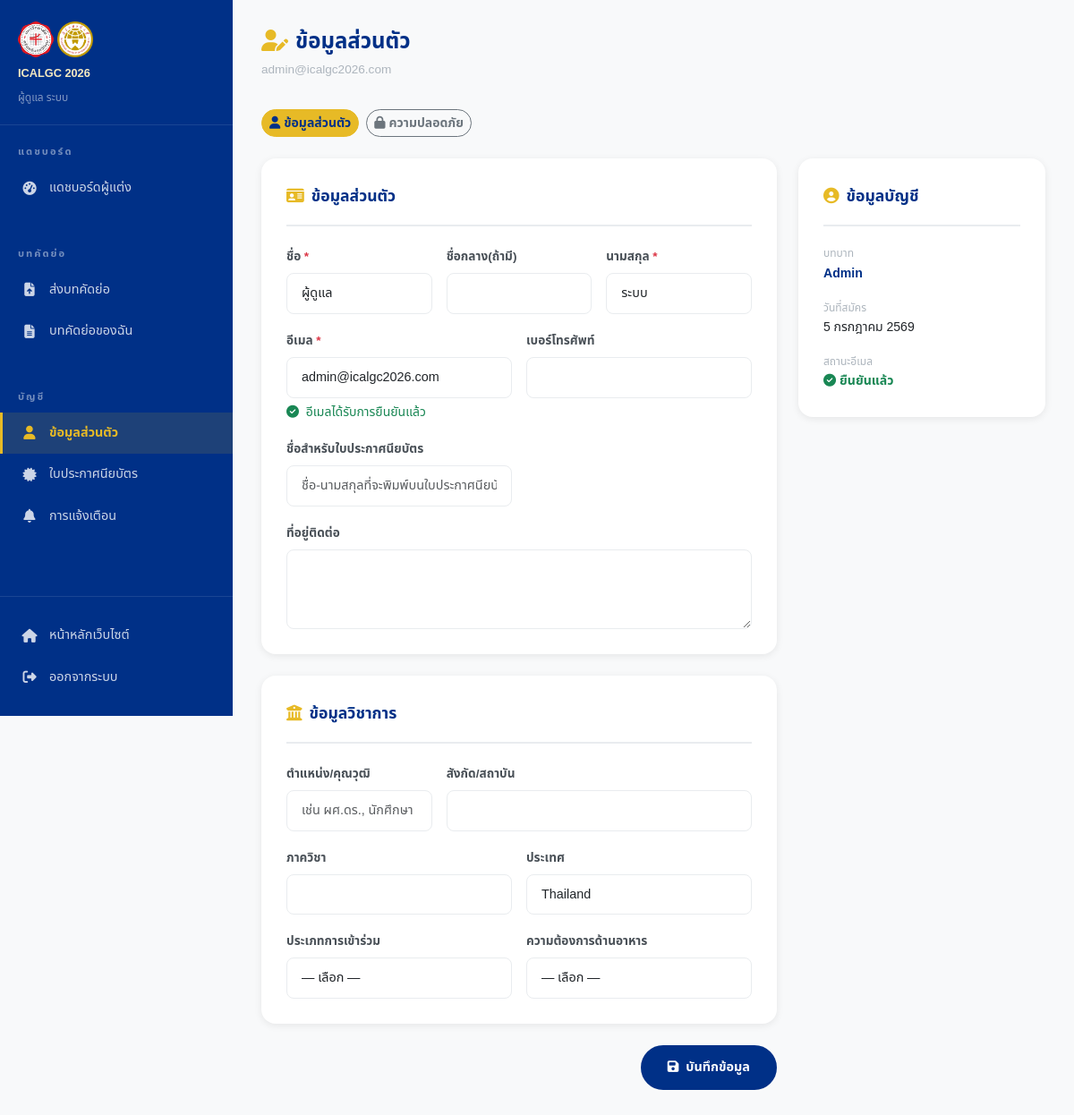
The page /author/profile.php (signed in) on the database its author committed.
### tables this page shows
CREATE TABLE IF NOT EXISTS users (
    id              INT UNSIGNED AUTO_INCREMENT PRIMARY KEY,
    role            VARCHAR(20) NOT NULL DEFAULT 'author' CHECK (role IN ('author','reviewer','admin')),
    title           VARCHAR(20),
    first_name      VARCHAR(100) NOT NULL,
    middle_name     VARCHAR(100),
    last_name       VARCHAR(100) NOT NULL,
    cert_name       VARCHAR(255),
    email           VARCHAR(255) UNIQUE NOT NULL,
    phone           VARCHAR(30),
    affiliation     VARCHAR(255),
    department      VARCHAR(100),
    position        VARCHAR(100),
    country         VARCHAR(100) DEFAULT 'Thailand',
    expertise       TEXT,
    participation_type VARCHAR(20) DEFAULT NULL CHECK (participation_type IN ('presenter','coauthor','participant','student')),
    dietary         VARCHAR(30) DEFAULT NULL,
    dietary_allergy TEXT DEFAULT NULL,
    mailing_address TEXT DEFAULT NULL,
    password_hash   VARCHAR(255) NOT NULL,
    email_verified  BOOLEAN NOT NULL DEFAULT FALSE,
    account_status  VARCHAR(20) NOT NULL DEFAULT 'active' CHECK (account_status IN ('active','suspended','pending')),
    preferred_lang  VARCHAR(5) NOT NULL DEFAULT 'th' CHECK (preferred_lang IN ('th','en')),
    created_at      TIMESTAMP NOT NULL DEFAULT CURRENT_TIMESTAMP,
    updated_at      TIMESTAMP NOT NULL DEFAULT CURRENT_TIMESTAMP ON UPDATE CURRENT_TIMESTAMP,
    INDEX idx_users_email (email),
    INDEX idx_users_role  (role)
);

### app/helpers/functions.php (called while the page is built, shortened)
<?php
function lang(): string
{
    return $_SESSION['lang'] ?? DEFAULT_LANG;
}
function e(string $s): string
{
    return htmlspecialchars($s, ENT_QUOTES | ENT_HTML5, 'UTF-8');
}
function humanDate(string $dateStr, string $lang = ''): string
{
    $ts = strtotime($dateStr);
    if ($lang === 'th') {
        $monthsTh = ['','มกราคม','กุมภาพันธ์','มีนาคม','เมษายน','พฤษภาคม','มิถุนายน',
                       'กรกฎาคม','สิงหาคม','กันยายน','ตุลาคม','พฤศจิกายน','ธันวาคม'];
        $year     = (int)date('Y', $ts) + 543;
        return date('j', $ts) . ' ' . $monthsTh[(int)date('n', $ts)] . ' ' . $year;
    }
    return date('j F Y', $ts);
}
function get(string $key, mixed $default = ''): mixed
{
    return $_GET[$key] ?? $default;
}

### public/author/profile.php (the view, shortened to what this page needs)
<?php
$user   = Auth::user();
$_lang  = lang();
$appUrl = APP_URL;
$uid    = $user['id'];
$tabView  = get('tab', 'profile');
try {
    $db = Database::getInstance();
    $stmt = $db->prepare("SELECT * FROM users WHERE id = :uid");
    $stmt->execute([':uid' => $uid]);
    $dbUser = $stmt->fetch();
} catch (\Throwable $e) {
    error_log($e->getMessage());
    $dbUser = $user;
}
$pageTitle  = $_lang==='th' ? 'ข้อมูลส่วนตัว' : 'My Profile';
?>
<!DOCTYPE html>
<html lang="<?= $_lang ?>">
<head>
  <link href="https://cdn.jsdelivr.net/npm/bootstrap@5.3.3/dist/css/bootstrap.min.css" rel="stylesheet">
  <link href="https://cdnjs.cloudflare.com/ajax/libs/font-awesome/6.5.0/css/all.min.css" rel="stylesheet">
  <link rel="stylesheet" href="<?= $appUrl ?>/assets/css/style.css">
</head>
<body>
<div class="dashboard-wrap">
  <?php require_once __DIR__ . '/../../app/helpers/sidebar_author.php'; ?>
  <main class="dashboard-content">
    <div class="dash-header">
      <h1 class="dash-title">
        <i class="fas fa-user-edit me-2" style="color:var(--gold);"></i><?= e($pageTitle) ?>
      </h1>
      <p class="dash-breadcrumb"><?= e($dbUser['email']) ?></p>
    </div>
    <div class="d-flex gap-2 mb-4">
      <a href="?tab=profile" class="btn btn-sm rounded-pill fw-bold <?= $tabView==='profile'?'btn-warning':'btn-outline-secondary' ?>"
         style="<?= $tabView==='profile'?'background:var(--gold);color:var(--blue-dark);border-color:var(--gold);':'' ?>">
        <i class="fas fa-user me-1"></i><?= $_lang==='th' ? 'ข้อมูลส่วนตัว' : 'Profile' ?>
      </a>
      <a href="?tab=security" class="btn btn-sm rounded-pill fw-bold <?= $tabView==='security'?'btn-warning':'btn-outline-secondary' ?>"
         style="<?= $tabView==='security'?'background:var(--gold);color:var(--blue-dark);border-color:var(--gold);':'' ?>">
        <i class="fas fa-lock me-1"></i><?= $_lang==='th' ? 'ความปลอดภัย' : 'Security' ?>
      </a>
    </div>
    <?php if ($tabView === 'profile'): ?>
    <form method="POST">
      <div class="row g-4">
        <div class="col-lg-8">
          <div class="content-card mb-4">
            <div class="content-card-title">
              <i class="fas fa-id-card me-2" style="color:var(--gold);"></i><?= $_lang==='th' ? 'ข้อมูลส่วนตัว' : 'Personal Information' ?>
            </div>
            <div class="row g-3">
              <div class="col-md-4">
                <label class="form-label fw-bold" style="font-size:.85rem;"><?= $_lang==='th' ? 'ชื่อ' : 'First Name' ?> <span class="text-danger">*</span></label>
                <input type="text" name="first_name" class="form-control" value="<?= e($dbUser['first_name'] ?? '') ?>" required>
              </div>
              <div class="col-md-4">
                <label class="form-label fw-bold" style="font-size:.85rem;"><?= $_lang==='th' ? 'ชื่อกลาง(ถ้ามี)' : 'Middle Name (optional)' ?></label>
                <input type="text" name="middle_name" class="form-control" value="<?= e($dbUser['middle_name'] ?? '') ?>">
              </div>
              <div class="col-md-4">
                <label class="form-label fw-bold" style="font-size:.85rem;"><?= $_lang==='th' ? 'นามสกุล' : 'Last Name' ?> <span class="text-danger">*</span></label>
                <input type="text" name="last_name" class="form-control" value="<?= e($dbUser['last_name'] ?? '') ?>" required>
              </div>
              <div class="col-md-6">
                <label class="form-label fw-bold" style="font-size:.85rem;"><?= $_lang==='th' ? 'อีเมล' : 'Email' ?> <span class="text-danger">*</span></label>
                <input type="email" name="email" class="form-control" value="<?= e($dbUser['email'] ?? '') ?>" required>
                <?php if (!$dbUser['email_verified']): ?>
                  <div class="form-text text-warning">
                    <i class="fas fa-exclamation-triangle me-1"></i>
                    <?= $_lang==='th' ? 'อีเมลยังไม่ได้รับการยืนยัน' : 'Email not verified' ?>
                  </div>
                <?php else: ?>
                  <div class="form-text text-success">
                    <i class="fas fa-check-circle me-1"></i>
                    <?= $_lang==='th' ? 'อีเมลได้รับการยืนยันแล้ว' : 'Email verified' ?>
                  </div>
                <?php endif; ?>
              </div>
              <div class="col-md-6">
                <label class="form-label fw-bold" style="font-size:.85rem;"><?= $_lang==='th' ? 'เบอร์โทรศัพท์' : 'Phone' ?></label>
                <input type="tel" name="phone" class="form-control" value="<?= e($dbUser['phone'] ?? '') ?>">
              </div>
              <div class="col-md-6">
                <label class="form-label fw-bold" style="font-size:.85rem;"><?= $_lang==='th' ? 'ชื่อสำหรับใบประกาศนียบัตร' : 'Name for Certificate' ?></label>
                <input type="text" name="cert_name" class="form-control" value="<?= e($dbUser['cert_name'] ?? '') ?>"
                       placeholder="<?= $_lang==='th' ? 'ชื่อ-นามสกุลที่จะพิมพ์บนใบประกาศนียบัตร' : 'Full name as printed on the certificate' ?>">
              </div>
              <div class="col-12">
                <label class="form-label fw-bold" style="font-size:.85rem;"><?= $_lang==='th' ? 'ที่อยู่ติดต่อ' : 'Mailing Address' ?></label>
                <textarea name="mailing_address" class="form-control" rows="3"><?= e($dbUser['mailing_address'] ?? '') ?></textarea>
              </div>
            </div>
          </div>
          <div class="content-card mb-4">
            <div class="content-card-title">
              <i class="fas fa-university me-2" style="color:var(--gold);"></i><?= $_lang==='th' ? 'ข้อมูลวิชาการ' : 'Academic Information' ?>
            </div>
            <div class="row g-3">
              <div class="col-md-4">
                <label class="form-label fw-bold" style="font-size:.85rem;"><?= $_lang==='th' ? 'ตำแหน่ง/คุณวุฒิ' : 'Position/Title' ?></label>
                <input type="text" name="position" class="form-control" value="<?= e($dbUser['position'] ?? '') ?>"
                       placeholder="<?= $_lang==='th' ? 'เช่น ผศ.ดร., นักศึกษา' : 'e.g. Asst. Prof., PhD Student' ?>">
              </div>
              <div class="col-md-8">
                <label class="form-label fw-bold" style="font-size:.85rem;"><?= $_lang==='th' ? 'สังกัด/สถาบัน' : 'Affiliation/Institution' ?></label>
                <input type="text" name="affiliation" class="form-control" value="<?= e($dbUser['affiliation'] ?? '') ?>">
              </div>
              <div class="col-md-6">
                <label class="form-label fw-bold" style="font-size:.85rem;"><?= $_lang==='th' ? 'ภาควิชา' : 'Department' ?></label>
                <input type="text" name="department" class="form-control" value="<?= e($dbUser['department'] ?? '') ?>">
              </div>
              <div class="col-md-6">
                <label class="form-label fw-bold" style="font-size:.85rem;"><?= $_lang==='th' ? 'ประเทศ' : 'Country' ?></label>
                <input type="text" name="country" class="form-control" value="<?= e($dbUser['country'] ?? '') ?>">
              </div>
              <div class="col-md-6">
                <label class="form-label fw-bold" style="font-size:.85rem;"><?= $_lang==='th' ? 'ประเภทการเข้าร่วม' : 'Participation Type' ?></label>
                <select name="participation_type" class="form-select">
                  <option value=""><?= $_lang==='th' ? '— เลือก —' : '— Select —' ?></option>
                </select>
              </div>
              <div class="col-md-6">
                <label class="form-label fw-bold" style="font-size:.85rem;"><?= $_lang==='th' ? 'ความต้องการด้านอาหาร' : 'Dietary Requirements' ?></label>
                <select name="dietary" id="dietarySelect" class="form-select" onchange="document.getElementById('dietAllergyWrap').style.display = this.value==='allergy' ? 'block' : 'none';">
                  <option value=""><?= $_lang==='th' ? '— เลือก —' : '— Select —' ?></option>
                </select>
              </div>
            </div>
          </div>
          <div class="d-flex justify-content-end">
            <button type="submit" class="btn-primary-custom">
              <i class="fas fa-save me-2"></i><?= $_lang==='th' ? 'บันทึกข้อมูล' : 'Save Profile' ?>
            </button>
          </div>
        </div>
        <div class="col-lg-4">
          <div class="content-card">
            <div class="content-card-title">
              <i class="fas fa-user-circle me-2" style="color:var(--gold);"></i><?= $_lang==='th' ? 'ข้อมูลบัญชี' : 'Account Info' ?>
            </div>
            <div class="d-flex flex-column gap-3" style="font-size:.88rem;">
              <div>
                <div style="font-size:.75rem;color:var(--gray-500);text-transform:uppercase;"><?= $_lang==='th' ? 'บทบาท' : 'Role' ?></div>
                <div style="font-weight:700;color:var(--blue-dark);"><?= ucfirst($dbUser['role']) ?></div>
              </div>
              <div>
                <div style="font-size:.75rem;color:var(--gray-500);text-transform:uppercase;"><?= $_lang==='th' ? 'วันที่สมัคร' : 'Registered' ?></div>
                <div><?= humanDate($dbUser['created_at'], $_lang) ?></div>
              </div>
              <div>
                <div style="font-size:.75rem;color:var(--gray-500);text-transform:uppercase;"><?= $_lang==='th' ? 'สถานะอีเมล' : 'Email Status' ?></div>
                <?php if ($dbUser['email_verified']): ?>
                  <span style="color:#198754;font-weight:600;"><i class="fas fa-check-circle me-1"></i><?= $_lang==='th' ? 'ยืนยันแล้ว' : 'Verified' ?></span>
                <?php else: ?>
                  <span style="color:#dc3545;font-weight:600;"><i class="fas fa-times-circle me-1"></i><?= $_lang==='th' ? 'ยังไม่ยืนยัน' : 'Unverified' ?></span>
                <?php endif; ?>
              </div>
            </div>
          </div>
        </div>
      </div>
    </form>
    <?php endif; ?>
  </main>
</div>
</body>
</html>

### public/assets/css/style.css (style rules this page uses)
:root { --blue-dark: #003087; --blue-mid: #0057b7; --blue-light: #e8f0ff; --gold: #e7ba26; --gold-light: #f5e9c0; --gold-dark: #a07c10; --white: #ffffff; --gray-100: #f8f9fa; --gray-200: #e9ecef; --gray-500: #adb5bd; --gray-700: #495057; --gray-900: #212529; --success: #198754; --danger: #dc3545; --warning: #ffc107; --shadow-sm: 0 2px 8px rgba(0,0,0,.08); --shadow-md: 0 4px 20px rgba(0,0,0,.12); --shadow-lg: 0 8px 40px rgba(0,0,0,.16); --radius: 8px; --radius-lg: 16px; --transition: all 0.25s ease; --font-th: 'Noto Sans Thai', 'Sarabun', sans-serif; --font-en: 'Inter', 'Segoe UI', Arial, sans-serif; }
*, *::before, *::after { box-sizing: border-box; margin: 0; padding: 0; }
html { scroll-behavior: smooth; font-size: 16px; height: 100%; }
body { font-family: var(--font-th); color: var(--gray-900); background: var(--white); line-height: 1.7; -webkit-font-smoothing: antialiased; min-height: 100%; }
h1, h2, h3, h4, h5, h6 { font-weight: 700; line-height: 1.3; }
a { color: var(--blue-mid); text-decoration: none; transition: var(--transition); }
.btn-primary-custom { background: var(--blue-dark); color: var(--white); border: 2px solid var(--blue-dark); padding: 11px 28px; border-radius: 30px; font-weight: 700; font-size: .9rem; transition: var(--transition); display: inline-block; }
.form-control, .form-select { border: 1.5px solid var(--gray-200); border-radius: var(--radius); padding: 11px 16px; font-size: .9rem; transition: var(--transition); background: var(--white); color: var(--gray-900); }
.form-label { font-weight: 600; font-size: .88rem; color: var(--gray-700); margin-bottom: 6px; }
.dashboard-wrap { display: flex; min-height: 100vh; background: var(--gray-100); }
.dashboard-content { flex: 1; padding: 32px; overflow-x: hidden; }
.dash-header { margin-bottom: 32px; }
.dash-title { font-size: 1.5rem; font-weight: 800; color: var(--blue-dark); margin-bottom: 4px; }
.dash-breadcrumb { font-size: .85rem; color: var(--gray-500); }
.content-card { background: var(--white); border-radius: var(--radius-lg); box-shadow: var(--shadow-sm); padding: 28px; margin-bottom: 24px; }
.content-card-title { font-size: 1.1rem; font-weight: 700; color: var(--blue-dark); padding-bottom: 16px; margin-bottom: 20px; border-bottom: 2px solid var(--gray-200); }

### rows shown on the page
users: email "admin@icalgc2026.com", first_name "ผู้ดูแล", last_name "ระบบ", country "Thailand", role "Admin", created_at "5 กรกฎาคม 2569"

### other values the page prints
$user['name'] "ผู้ดูแล ระบบ"
t('author.dashboard') "แดชบอร์ดผู้แต่ง"
t('author.submit_paper') "ส่งบทคัดย่อ"
t('author.my_papers') "บทคัดย่อของฉัน"
t('author.certificates') "ใบประกาศนียบัตร"
t('notif.title') "การแจ้งเตือน"
t('nav.logout') "ออกจากระบบ"
$pageTitle "ข้อมูลส่วนตัว"
